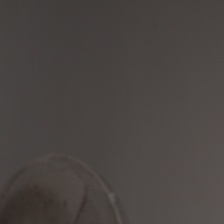
#> input picture python_service/dataset/train/sharp/sharp_000032.jpg, 224 x 224 px
$ python -i prepare_dataset_from_training_images.py   (imports and definitions only)
#> lines starting #> are read from the running program, lines starting #| are printed output that depends on the picture
from __future__ import annotations

import argparse
import random
from pathlib import Path
from typing import Dict, List, Optional, Tuple

import cv2
import numpy as np

try:
    import rawpy
except Exception:
    rawpy = None

VALID_EXT = {".jpg", ".jpeg", ".png", ".webp", ".bmp", ".nef", ".dng", ".cr2"}
RAW_EXT = {".nef", ".dng", ".cr2"}


# [58 lines left out: functions load_rgb, ensure_clean_dirs, classify_file, random_crop, not called in this run]


def motion_blur(img: np.ndarray, ksize: int, angle: float) -> np.ndarray:
    ksize = max(3, int(ksize) | 1)
    kernel = np.zeros((ksize, ksize), dtype=np.float32)
    kernel[ksize // 2, :] = 1.0
    rot = cv2.getRotationMatrix2D((ksize / 2 - 0.5, ksize / 2 - 0.5), angle, 1.0)
    kernel = cv2.warpAffine(kernel, rot, (ksize, ksize))
    s = kernel.sum()
    if s <= 0:
        kernel[ksize // 2, :] = 1.0
        s = kernel.sum()
    kernel /= s
    return cv2.filter2D(img, -1, kernel)


def blur_augment(rgb: np.ndarray) -> np.ndarray:
    out = rgb.copy()
    if random.random() < 0.85:
        sigma = random.uniform(1.0, 4.5)
        k = int(max(3, round(sigma * 4) | 1))
        out = cv2.GaussianBlur(out, (k, k), sigmaX=sigma, sigmaY=sigma)
    if random.random() < 0.7:
        out = motion_blur(out, ksize=random.randint(7, 27), angle=random.uniform(0.0, 180.0))
    if random.random() < 0.55:
        noise = np.random.normal(0, random.uniform(3, 14), out.shape).astype(np.float32)
        out = np.clip(out.astype(np.float32) + noise, 0, 255).astype(np.uint8)
    return out


# [16 lines left out: functions sharp_augment, save_patch, not called in this run]


def split_dest(base: Path, cls: str, idx: int, val_every: int) -> Path:
    split = "val" if (idx % val_every == 0) else "train"
    return base / split / cls


# [49 lines left out: functions build_dataset, parse_args, not called in this run]


# [8 lines not run here, left out]

>>> import cv2
>>> picture = cv2.imread('dataset/train/sharp/sharp_000032.jpg')
#> picture is the input picture: shape (224, 224, 3); mean B, G, R 66, 68.7, 74
>>> result = blur_augment(picture)
#> in blur_augment, `out = np.clip(out.astype(np.float32) + noise, 0, 255).astype(np.uint8)`:
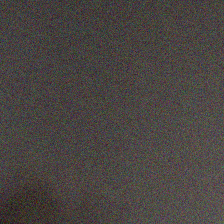
#> out: shape (224, 224, 3); mean B, G, R 65.5, 68.4, 73.5
